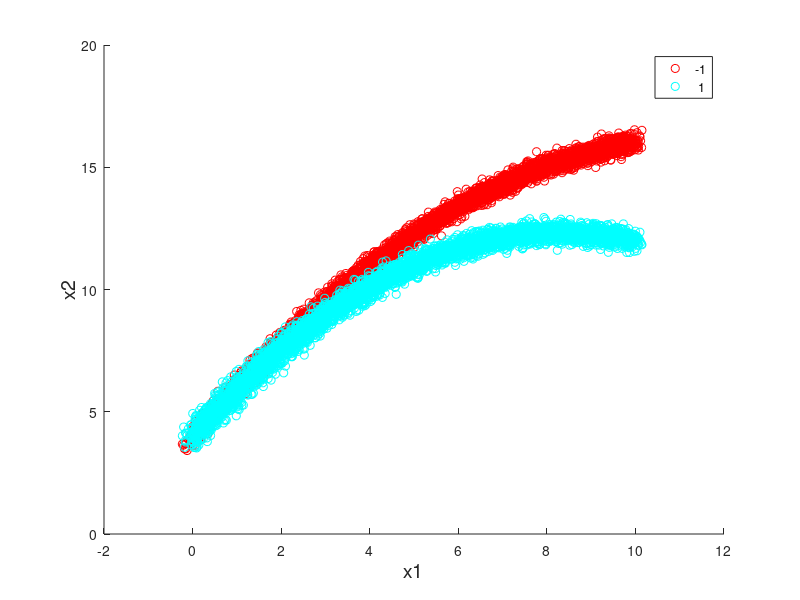

MATLAB code for this plot: (Note: this script raises an error after producing the figure.)
% testDPPGrid_Thesis

%plot the various parameters for training data for the thesis methods

fsize = 14;

nn = 5000;
noisex = 0.1;
noisey = 0.2;

x1 = linspace(0,10,nn)' + randn(nn,1)*noisex;
x2 = linspace(0,10,nn)' + randn(nn,1)*noisex;
d1 = [x1,x1.^2,x1.^0]; %x,x^2,1
d2 = [x2,x2.^2,x2.^0]; %x,x^2,1

%params
p1 = [2.1;-0.09;4];
p2 = [2;-0.12;4];

%output
y1 = d1*p1  + randn(nn,1)*noisey;
y2 = d2*p2  + randn(nn,1)*noisey;

%Make data and labels
Data = [x1,y1; x1,y2];
Labels = [ones(nn,1)*-1; ones(nn,1)*1];

figure
gscatter(Data(:,1),Data(:,2),Labels,'rc')
xlabel('x1','FontSize',fsize)
ylabel('x2','FontSize',fsize)
[lh,ic,ip,it]=legend('show');
lh.FontSize = fsize;
lh.Location = 'NorthWest';

%% Now make the grid

colormapnew = flipud(cool);

split = 11;

[NN,SS] = size(Data);

[Model] = TrainDPPGrid(Data,Labels,split);

figure
gscatter(Data(:,1),Data(:,2),Labels,'rc')
% gscatter3(Data(:,1),Data(:,2),Data(:,3),Labels)
hold on
for ii = 1:size(Model.limits,1)
    minz = reshape(Model.limits(ii,1,:),1,SS);
    maxz = reshape(Model.limits(ii,2,:),1,SS);
    
    meanz = Model.means(ii,:);
    
    %get line order
    line([minz(1,1),minz(1,1)], [minz(1,2),maxz(1,2)])
    hold on
    line([maxz(1,1),maxz(1,1)], [minz(1,2),maxz(1,2)])
    hold on
    line([minz(1,1),maxz(1,1)], [minz(1,2),minz(1,2)])
    hold on
    line([minz(1,1),maxz(1,1)], [maxz(1,2),maxz(1,2)])
    hold on
    %scatter(meanz(1),meanz(2),'k+')
    hold on
end
hold off
xlabel('x1','FontSize',fsize)
ylabel('x2','FontSize',fsize)
[lh,ic,ip,it]=legend('show');
lh.FontSize = fsize;
lh.Location = 'NorthWest';
% title('manual grid data')

%Try to plot KL
figure
gscatter(Data(:,1),Data(:,2),Labels,'rc')
hold on
limits = [min(Data); max(Data)]'
Surface3D(Model.means(:,1),Model.means(:,2),Model.KLRegion,'mesh',limits);
hold on
for ii = 1:size(Model.limits,1)
    minz = reshape(Model.limits(ii,1,:),1,SS);
    maxz = reshape(Model.limits(ii,2,:),1,SS);
    
    meanz = Model.means(ii,:);
    
    %get line order
    line([minz(1,1),minz(1,1)], [minz(1,2),maxz(1,2)])
    hold on
    line([maxz(1,1),maxz(1,1)], [minz(1,2),maxz(1,2)])
    hold on
    line([minz(1,1),maxz(1,1)], [minz(1,2),minz(1,2)])
    hold on
    line([minz(1,1),maxz(1,1)], [maxz(1,2),maxz(1,2)])
    hold on
    %scatter(meanz(1),meanz(2),'k+')
    hold on
end
hold off
xlabel('x1','FontSize',fsize)
ylabel('x2','FontSize',fsize)
zlabel('W_{KL}','FontSize',fsize)
[lh,ic,ip,it]=legend('show');
lh.FontSize = fsize;
lh.Location = 'NorthEast';
% title('DPP KL Divergence')
colormap(flipud(cool))
hc = colorbar;
ylabel(hc, 'W_{KL}','FontSize',fsize)



%compute S_{j,k} for kicks
% S = (Model.KLRegion .* Model.DensityRegion) ./ (abs(Model.KLRegion) + abs(Model.DensityRegion)) ;
figure
gscatter(Data(:,1),Data(:,2),Labels,'rc')
hold on
limits = [min(Data); max(Data)]'
Surface3D(Model.means(:,1),Model.means(:,2),Model.SWeightRegion,'mesh',limits);
hold on
for ii = 1:size(Model.limits,1)
    minz = reshape(Model.limits(ii,1,:),1,SS);
    maxz = reshape(Model.limits(ii,2,:),1,SS);
    
    meanz = Model.means(ii,:);
    
    %get line order
    line([minz(1,1),minz(1,1)], [minz(1,2),maxz(1,2)])
    hold on
    line([maxz(1,1),maxz(1,1)], [minz(1,2),maxz(1,2)])
    hold on
    line([minz(1,1),maxz(1,1)], [minz(1,2),minz(1,2)])
    hold on
    line([minz(1,1),maxz(1,1)], [maxz(1,2),maxz(1,2)])
    hold on
    %scatter(meanz(1),meanz(2),'k+')
    hold on
end
hold off
xlabel('x1','FontSize',fsize)
ylabel('x2','FontSize',fsize)
zlabel('S_{j,k}','FontSize',fsize)
[lh,ic,ip,it]=legend('show');
lh.FontSize = fsize;
lh.Location = 'NorthWest';
%title('DPP KL Divergence')
colormap(flipud(cool))
hc = colorbar;
ylabel(hc, 'S_{j,k}','FontSize',fsize)

%% classify some nonsense online

nnt = 100;
noiseon = 0.0001;

xon = linspace(0,10,nnt)' + randn(nnt,1)*noiseon;
don = [xon,xon.^2,xon.^0]; %x,x^2,1

%output
yon = don*p1 + randn(nnt,1)*noiseon;

%Make data and labels
Data_Test = [xon,yon];
Labels_Test = [ones(nnt,1)*-1];

%Classify it 
[Class,Score,ScoreTime] = OnlineDPPGrid(Data_Test,Model);

figure
scatter(1:length(ScoreTime),movmean(ScoreTime,3),'r')
xlabel('t','FontSize',fsize)
ylabel('M_{online}','FontSize',fsize)


figure
gscatter(Data(:,1),Data(:,2),Labels,'rc')
hold on
scatter(Data_Test(:,1),Data_Test(:,2),'k.')
hold off
xlabel('x1','FontSize',fsize)
ylabel('x2','FontSize',fsize)
lh=legend('-1','1','D_{on}');
lh.FontSize = 16;
lh.Location = 'NorthWest';
